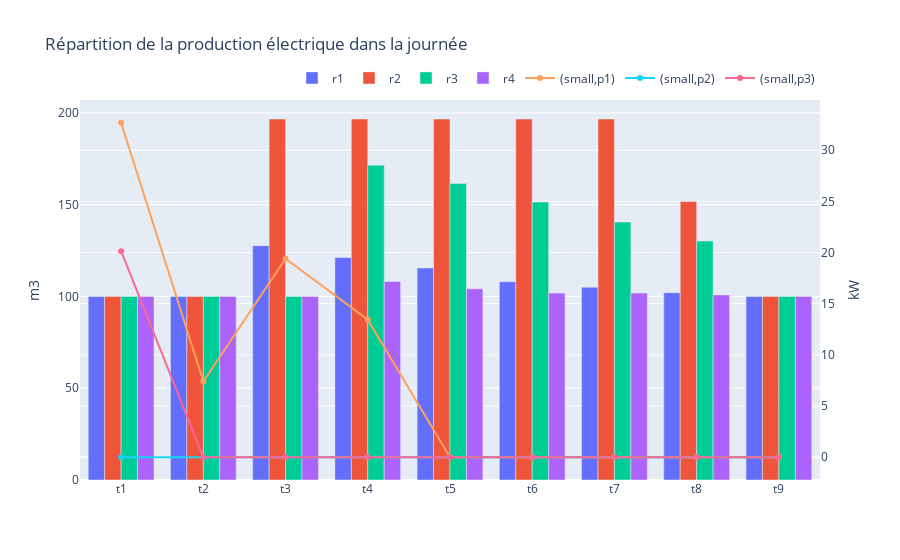

Write notebook code for a chart like this one.
### Code cell
fig = go.Figure()
for n in Volume.index.get_level_values(0).unique():
    if n.startswith("r"):
        # print(Volume.loc[n])
        fig.add_trace(
            go.Bar(
                x   =   Volume.loc[n].index,
                y   =   Volume.loc[n].iloc[:,0],
                name=   n
            )
        )
for c in Conso.index.get_level_values(0).unique():
    for d in Conso.index.get_level_values(1).unique():
        fig.add_trace(
            go.Scatter(
                x   =   Conso.loc[c,d].index,
                y   =   Conso.loc[c,d].iloc[:,0],
                yaxis="y2",
                name=   f"({c},{d})"
            )
        )
fig.update_layout(
        legend=dict(
            orientation="h",
            yanchor="bottom",
            y=1.02,
            xanchor="right",
            x=1
            ),
        hovermode='x',
        yaxis=dict(
            title="m3" ,
            # range=[0,df["Consommation (MW)"].max()*1.1]
            ),
        yaxis2=dict(title="kW",
        # range=[df["Coût MWh"].min()*0.95,df["Coût MWh"].max()*1.1],
        anchor="free",
        overlaying="y",
        side="right",
        position=1
        ),
        title = "Répartition de la production électrique dans la journée"
    )
fig.show()

### Figure 1 — Plotly figure (JSON) as saved in the notebook; plotly's stock layout.template omitted (floating-point values rounded to 4 significant figures)
{"data": [{"name": "r1", "type": "bar", "x": ["t1", "t2", "t3", "t4", "t5", "t6", "t7", "t8", "t9"], "y": [100, 100, 127.7, 121.2, 115.5, 108, 105, 102, 100]}, {"name": "r2", "type": "bar", "x": ["t1", "t2", "t3", "t4", "t5", "t6", "t7", "t8", "t9"], "y": [100, 100, 196.7, 196.7, 196.7, 196.7, 196.7, 151.7, 100]}, {"name": "r3", "type": "bar", "x": ["t1", "t2", "t3", "t4", "t5", "t6", "t7", "t8", "t9"], "y": [100, 100, 100, 171.5, 161.5, 151.5, 140.5, 130.2, 100]}, {"name": "r4", "type": "bar", "x": ["t1", "t2", "t3", "t4", "t5", "t6", "t7", "t8", "t9"], "y": [100, 100, 100, 108.2, 104.2, 101.8, 101.8, 100.8, 100]}, {"name": "(small,p1)", "type": "scatter", "x": ["t1", "t2", "t3", "t4", "t5", "t6", "t7", "t8", "t9"], "y": [32.69, 7.4, 19.41, 13.45, 0, 0, 0, 0, 0], "yaxis": "y2"}, {"name": "(small,p2)", "type": "scatter", "x": ["t1", "t2", "t3", "t4", "t5", "t6", "t7", "t8", "t9"], "y": [0, 0, 0, 0, 0, 0, 0, 0, 0], "yaxis": "y2"}, {"name": "(small,p3)", "type": "scatter", "x": ["t1", "t2", "t3", "t4", "t5", "t6", "t7", "t8", "t9"], "y": [20.14, 0, 0, 0, 0, 0, 0, 0, 0], "yaxis": "y2"}], "layout": {"hovermode": "x", "legend": {"orientation": "h", "x": 1, "xanchor": "right", "y": 1.02, "yanchor": "bottom"}, "title": {"text": "Répartition de la production électrique dans la journée"}, "yaxis": {"title": {"text": "m3"}}, "yaxis2": {"anchor": "free", "overlaying": "y", "position": 1, "side": "right", "title": {"text": "kW"}}}}
